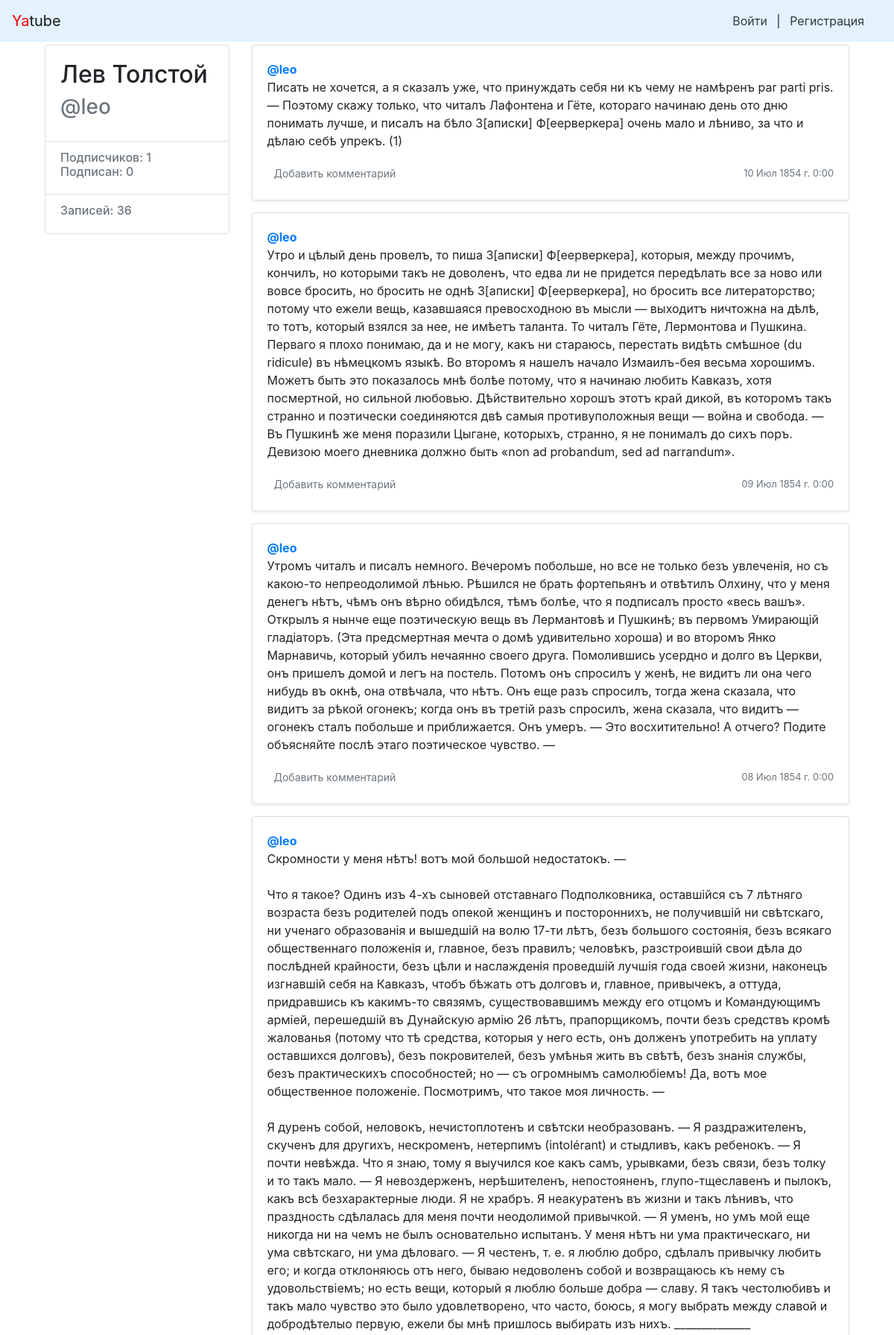
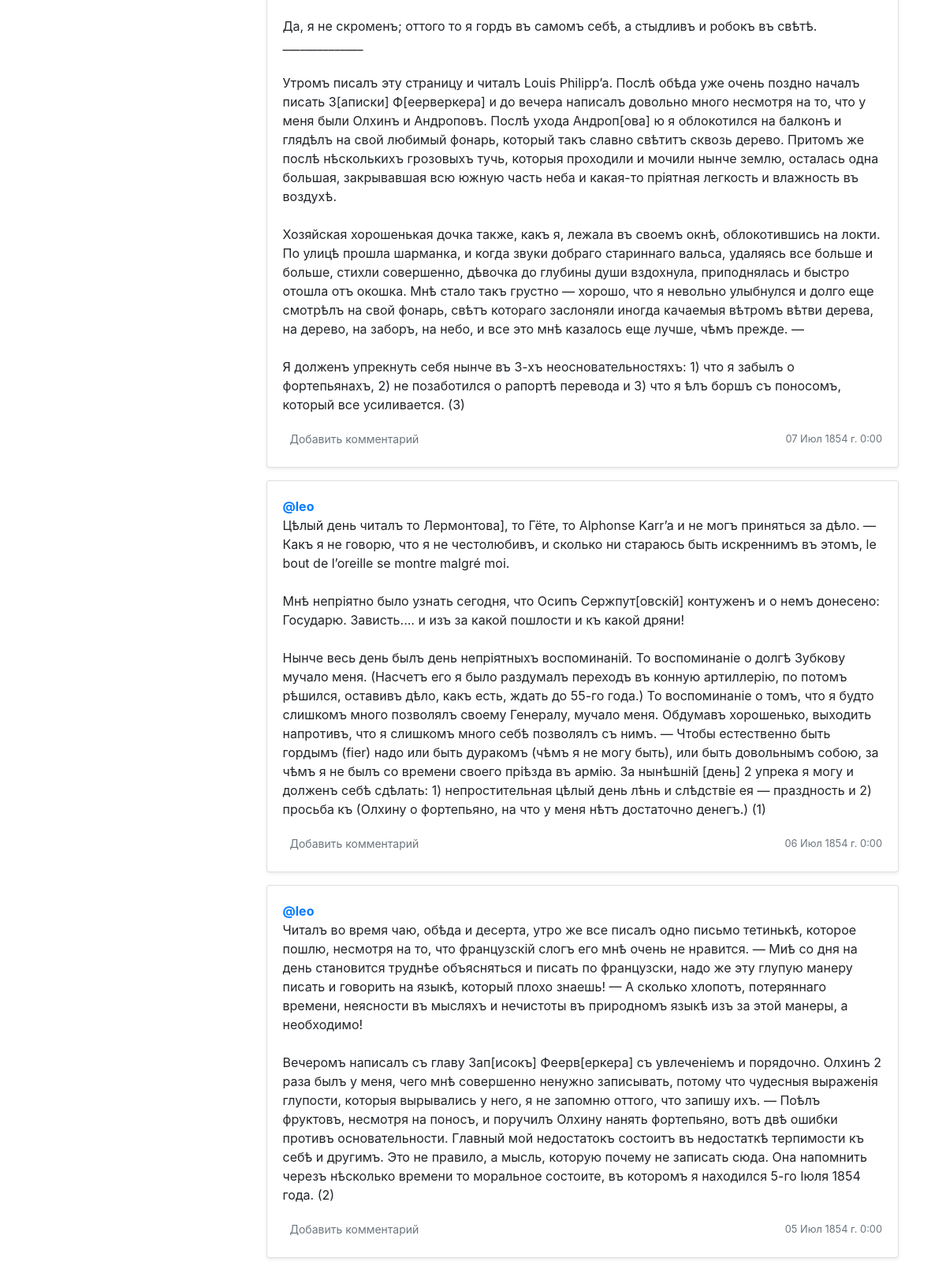
The app's page /leo/?page=3 (upper part) with its own data (2 pictures, top to bottom).
### posts/models.py (models this page shows, shortened)
class Post(models.Model):
    objects = None
    text = models.TextField(verbose_name='Текст')
    pub_date = models.DateTimeField("date published", auto_now_add=True)
    author = models.ForeignKey(
        User,
        on_delete=models.CASCADE,
        related_name="posts",
        verbose_name='Автор'
    )
    group = models.ForeignKey(
        'Group',
        on_delete=models.CASCADE,
        related_name="posts", blank=True,
        null=True,
        verbose_name='Группа'
    )
    image = models.ImageField(
        upload_to='posts/%Y/%m/%d/',
        blank=True,
        null=True,
        verbose_name='Изображение'
    )
    class Meta:
        ordering = ['-pub_date']
        verbose_name = 'Пост'
        verbose_name_plural = 'Посты'

### posts/views.py (the view)
# urls.py: path('<str:username>/', views.profile, name='profile'),
def profile(request, username):
    author = get_object_or_404(User, username=username)
    post_list = Post.objects.filter(author=author.pk)
    paginator = Paginator(post_list, 10)  # показывать по 10 записей на странице.
    page_number = request.GET.get('page')  # переменная в URL с номером запрошенной страницы
    page = paginator.get_page(page_number)  # получить записи с нужным смещением
    following = Follow.objects.filter(author=author)
    return render(request, 'profile.html', {
        'page': page,
        'paginator': paginator,
        'author': author,
        'following': following,
    })

### posts/context_processors.py (called while the page is built)
def year(request):
    years = datetime.now().year
    return {'year': years}

### templates/profile.html (shortened to what this page needs)
{% extends "base.html" %}
{% block content %}
<main role="main" class="container">
    <div class="row">
        <div class="col-md-3 mb-3 mt-1">
            {% include 'profile_container.html' %}
        </div>
        <div class="col-md-9">
            {% load thumbnail %}
            {% for post in page %}
                {% include "post_item.html" with post=post %}
            {% endfor %}
        </div>
    </div>
</main>
{% endblock %}

### templates/profile_container.html (shortened to what this page needs)
<div class="card">
    <div class="card-body">
        <div class="h2">
            {{ author.get_full_name }}
        </div>
        <div class="h3 text-muted">
             @{{ author.username }}
        </div>
    </div>
    <ul class="list-group list-group-flush">
        <li class="list-group-item">
                <div class="h6 text-muted">
                Подписчиков: {{ author.following.count }} <br />
                Подписан: {{ author.follower.count }}
                </div>
        </li>
        <li class="list-group-item">
                <div class="h6 text-muted">
                    Записей: {{ author.posts.count }}
                </div>
        </li>
    </ul>
</div>

### templates/post_item.html (shortened to what this page needs)
<div class="card mb-3 mt-1 shadow-sm">
    {% load thumbnail %}
    <div class="card-body">
        <p class="card-text">
            <a name="post_{{ post.id }}" href="{% url 'profile' post.author.username %}">
                <strong class="d-block text-gray-dark">@{{ post.author }}</strong>
            </a>
            {{ post.text|linebreaksbr }}
        </p>
        <div class="d-flex justify-content-between align-items-center">
            <div class="btn-group ">
                <a class="btn btn-sm text-muted" href="{% url 'post' post.author.username post.id %}" role="button">
                    {% if post.comments.exists %}
                        {{ post.comments.count }} комментариев
                    {% else%}
                        Добавить комментарий
                    {% endif %}
                </a>
            </div>
            <small class="text-muted">{{ post.pub_date|date:"d M Y г. G:i" }}</small>
        </div>
    </div>
</div>

### records on screen
Post: author "leo", text "Писать не хочется, а я сказалъ уже, что принуждать себя ни къ чему не намѣренъ par parti pris. — Поэтому скажу только, что читалъ Лафонтена и Гёте, котораго начинаю день ото дню понимать лучше, и писалъ на бѣло З[аписки] Ф[еерверкера] очень мало и лѣниво, за что и дѣлаю себѣ упрекъ. (1)", shows "Добавить комментарий", pub_date "10 Июл 1854 г. 0:00"
Post: author "leo", text "Утро и цѣлый день провелъ, то пиша З[аписки] Ф[еерверкера], которыя, между прочимъ, кончилъ, но которыми такъ не доволенъ, что едва ли не придется передѣлать все за ново или вовсе бросить, но бросить не однѣ З[аписки] Ф[еерверкера], но бросить все литераторство; потому что ежели вещь, казавшаяся превосходною въ мысли — выходитъ ничтожна на дѣлѣ, то тотъ, который взялся за нее, не имѣетъ таланта. То читалъ Гёте, Лермонтова и Пушкина. Перваго я плохо понимаю, да и не могу, какъ ни стараюсь, перестать видѣть смѣшное (du ridicule) въ нѣмецкомъ языкѣ. Во второмъ я нашелъ начало Измаилъ-бея весьма хорошимъ. Можетъ быть это показалось мнѣ болѣе потому, что я начинаю любить Кавказъ, хотя…", shows "Добавить комментарий", pub_date "09 Июл 1854 г. 0:00"
Post: author "leo", text "Утромъ читалъ и писалъ немного. Вечеромъ побольше, но все не только безъ увлеченія, но съ какою-то непреодолимой лѣнью. Рѣшился не брать фортепьянъ и отвѣтилъ Олхину, что у меня денегъ нѣтъ, чѣмъ онъ вѣрно обидѣлся, тѣмъ болѣе, что я подписалъ просто «весь вашъ». Открылъ я нынче еще поэтическую вещь въ Лермантовѣ и Пушкинѣ; въ первомъ Умирающій гладіаторъ. (Эта предсмертная мечта о домѣ удивительно хороша) и во второмъ Янко Марнавичь, который убилъ нечаянно своего друга. Помолившись усердно и долго въ Церкви, онъ пришелъ домой и легъ на постель. Потомъ онъ спросилъ у женѣ, не видитъ ли она чего нибудь въ окнѣ, она отвѣчала, что нѣтъ. Онъ еще разъ спросилъ, тогда жена сказала, что видитъ за…", shows "Добавить комментарий", pub_date "08 Июл 1854 г. 0:00"
Post: author "leo", text "Скромности у меня нѣтъ! вотъ мой большой недостатокъ. — Что я такое? Одинъ изъ 4-хъ сыновей отставнаго Подполковника, оставшійся съ 7 лѣтняго возраста безъ родителей подъ опекой женщинъ и постороннихъ, не получившій ни свѣтскаго, ни ученаго образованія и вышедшій на волю 17-ти лѣтъ, безъ большого состоянія, безъ всякаго общественнаго положенія и, главное, безъ правилъ; человѣкъ, разстроившій свои дѣла до послѣдней крайности, безъ цѣли и наслажденія проведшій лучшія года своей жизни, наконецъ изгнавшій себя на Кавказъ, чтобъ бѣжать отъ долговъ и, главное, привычекъ, а оттуда, придравшись къ какимъ-то связямъ, существовавшимъ между его отцомъ и Командующимъ арміей, перешедшій въ Дунайскую…", shows "Добавить комментарий", pub_date "07 Июл 1854 г. 0:00"
Post: author "leo", text "Цѣлый день читалъ то Лермонтова], то Гёте, то Alphonse Karr’a и не могъ приняться за дѣло. — Какъ я не говорю, что я не честолюбивъ, и сколько ни стараюсь быть искреннимъ въ этомъ, le bout de l’oreille se montre malgré moi. Мнѣ непріятно было узнать сегодня, что Осипъ Сержпут[овскій] контуженъ и о немъ донесено: Государю. Зависть.... и изъ за какой пошлости и къ какой дряни! Нынче весь день былъ день непріятныхъ воспоминаній. То воспоминаніе о долгѣ Зубкову мучало меня. (Насчетъ его я было раздумалъ переходъ въ конную артиллерію, по потомъ рѣшился, оставивъ дѣло, какъ есть, ждать до 55-го года.) То воспоминаніе о томъ, что я будто слишкомъ много позволялъ своему Генералу, мучало меня.…", shows "Добавить комментарий", pub_date "06 Июл 1854 г. 0:00"
Post: author "leo", text "Читалъ во время чаю, обѣда и десерта, утро же все писалъ одно письмо тетинькѣ, которое пошлю, несмотря на то, что французскій слогъ его мнѣ очень не нравится. — Миѣ со дня на день становится труднѣе объясняться и писать по французски, надо же эту глупую манеру писать и говорить на языкѣ, который плохо знаешь! — А сколько хлопотъ, потеряннаго времени, неясности въ мысляхъ и нечистоты въ природномъ языкѣ изъ за этой манеры, а необходимо! Вечеромъ написалъ съ главу Зап[исокъ] Феерв[еркера] съ увлеченіемъ и порядочно. Олхинъ 2 раза былъ у меня, чего мнѣ совершенно ненужно записывать, потому что чудесныя выраженія глупости, которыя вырывались у него, я не запомню оттого, что запишу ихъ. — Поѣлъ…", shows "Добавить комментарий", pub_date "05 Июл 1854 г. 0:00"

### other values on screen
{{ author.get_full_name }} "Лев Толстой"
{{ author.username }} "leo"
{{ author.following.count }} "1"
{{ author.follower.count }} "0"
{{ author.posts.count }} "36"
